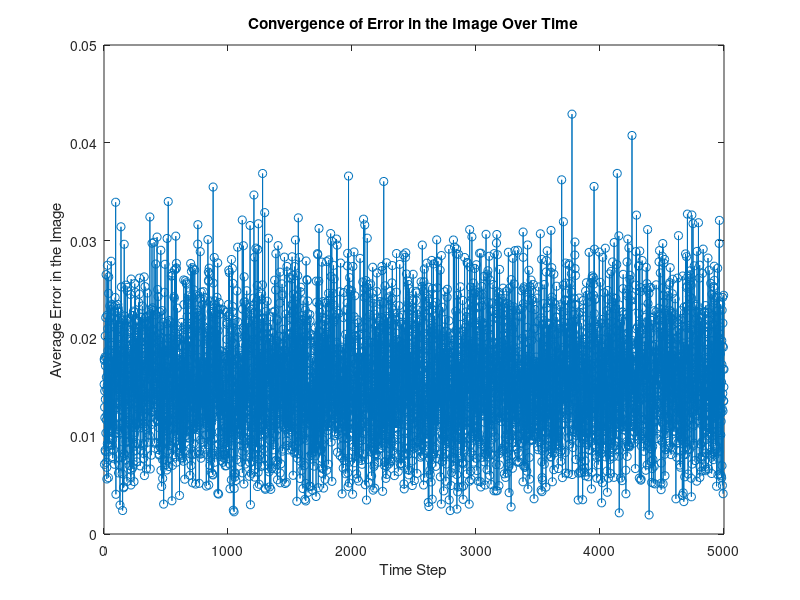

MATLAB code for this plot:
% % Define the original matrix A and create a range of perturbation magnitudes
% A = [1, 2; 3, 4]; % Original matrix
% num_samples = 100; % Number of samples
% num_perturbations = 50; % Number of perturbations
% perturbation_magnitudes = linspace(0, 0.01, num_perturbations); % Vary the perturbation magnitude
% 
% % Initialize arrays to store the results
% average_errors = zeros(1, num_perturbations);
% 
% for i = 1:num_perturbations
%     % Generate the perturbation matrix ΔA as a small random perturbation of A
%     DeltaA = perturbation_magnitudes(i) * randn(size(A));
% 
%     % Create a set of random domain vectors
%     domain_vectors = randn(size(A, 2), num_samples);
% 
%     % Compute the image of A and A + ΔA for each domain vector
%     image_A = A * domain_vectors;
%     image_A_plus_DeltaA = (A + DeltaA) * domain_vectors;
% 
%     % Compute the error in the image for each domain vector
%     error_in_image = image_A - image_A_plus_DeltaA;
% 
%     % Compute the norm (magnitude) of the error vectors
%     error_norms = vecnorm(error_in_image);
% 
%     % Average error over all domain vectors
%     average_errors(i) = mean(error_norms);
% end
% 
% % Create a plot to visualize the convergence of the error
% figure;
% plot(perturbation_magnitudes, average_errors, '-o');
% xlabel('Perturbation Magnitude');
% ylabel('Average Error in the Image');
% title('Convergence of Error in the Image as Perturbation Magnitude Decreases');
% 
% % Optionally, you can save the plot to a file using saveas or print commands
% % saveas(gcf, 'error_convergence_plot.png');
% % print('error_convergence_plot.pdf', '-dpdf');

% Define the original matrix A
A = [1, 1; 1, 1]; % Original matrix
num_samples = 100; % Number of samples
num_steps = 5000; % Number of time steps
perturbation_magnitude = 0.01; % Fixed perturbation magnitude

% Initialize arrays to store the results
time = 1:num_steps;
average_errors = zeros(1, num_steps);

for t = 1:num_steps
    % Generate a small random perturbation matrix ΔA at each time step
    DeltaA = perturbation_magnitude * randn(size(A));
    
    % Create a set of random domain vectors
    domain_vectors = randn(size(A, 2), num_samples);
    
    % Compute the image of A and A + ΔA for each domain vector
    image_A = A * domain_vectors;
    image_A_plus_DeltaA = (A + DeltaA) * domain_vectors;
    
    % Compute the error in the image for each domain vector
    error_in_image = image_A - image_A_plus_DeltaA;
    
    % Compute the norm (magnitude) of the error vectors
    error_norms = vecnorm(error_in_image);
    
    % Average error over all domain vectors
    average_errors(t) = mean(error_norms);
end

% Create a plot to visualize the convergence of the error over time
figure;
plot(time, average_errors, '-o');
xlabel('Time Step');
ylabel('Average Error in the Image');
title('Convergence of Error in the Image Over Time');

% Optionally, you can save the plot to a file using saveas or print commands
% saveas(gcf, 'error_convergence_plot.png');
% print('error_convergence_plot.pdf', '-dpdf');
